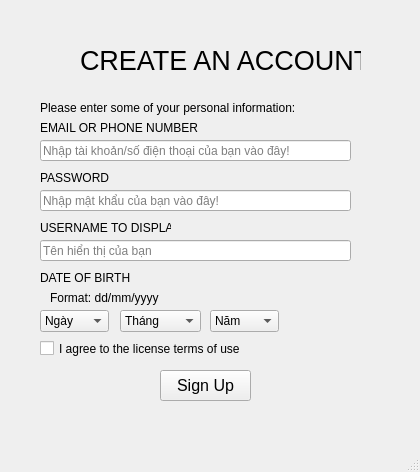
<?xml version="1.0" encoding="UTF-8"?>
<ui version="4.0">
 <class>MainWindow</class>
 <widget class="QMainWindow" name="MainWindow">
  <property name="geometry">
   <rect>
    <x>0</x>
    <y>0</y>
    <width>420</width>
    <height>472</height>
   </rect>
  </property>
  <property name="windowTitle">
   <string>MainWindow</string>
  </property>
  <widget class="QWidget" name="centralwidget">
   <widget class="QLabel" name="label">
    <property name="geometry">
     <rect>
      <x>80</x>
      <y>0</y>
      <width>281</width>
      <height>121</height>
     </rect>
    </property>
    <property name="font">
     <font>
      <pointsize>20</pointsize>
     </font>
    </property>
    <property name="text">
     <string>CREATE AN ACCOUNT</string>
    </property>
   </widget>
   <widget class="QLabel" name="label_2">
    <property name="geometry">
     <rect>
      <x>40</x>
      <y>120</y>
      <width>161</width>
      <height>16</height>
     </rect>
    </property>
    <property name="text">
     <string>EMAIL OR PHONE NUMBER</string>
    </property>
   </widget>
   <widget class="QLineEdit" name="lineEdit">
    <property name="geometry">
     <rect>
      <x>40</x>
      <y>140</y>
      <width>311</width>
      <height>21</height>
     </rect>
    </property>
    <property name="placeholderText">
     <string>Nhập tài khoản/số điện thoại của bạn vào đây!</string>
    </property>
   </widget>
   <widget class="QLabel" name="label_3">
    <property name="geometry">
     <rect>
      <x>40</x>
      <y>170</y>
      <width>71</width>
      <height>16</height>
     </rect>
    </property>
    <property name="text">
     <string>PASSWORD</string>
    </property>
   </widget>
   <widget class="QLineEdit" name="lineEdit_3">
    <property name="geometry">
     <rect>
      <x>40</x>
      <y>190</y>
      <width>311</width>
      <height>21</height>
     </rect>
    </property>
    <property name="echoMode">
     <enum>QLineEdit::PasswordEchoOnEdit</enum>
    </property>
    <property name="placeholderText">
     <string>Nhập mật khẩu của bạn vào đây!</string>
    </property>
   </widget>
   <widget class="QLabel" name="label_4">
    <property name="geometry">
     <rect>
      <x>40</x>
      <y>220</y>
      <width>131</width>
      <height>16</height>
     </rect>
    </property>
    <property name="text">
     <string>USERNAME TO DISPLAY</string>
    </property>
   </widget>
   <widget class="QLineEdit" name="lineEdit_2">
    <property name="geometry">
     <rect>
      <x>40</x>
      <y>240</y>
      <width>311</width>
      <height>21</height>
     </rect>
    </property>
    <property name="placeholderText">
     <string>Tên hiển thị của bạn</string>
    </property>
   </widget>
   <widget class="QLabel" name="label_5">
    <property name="geometry">
     <rect>
      <x>40</x>
      <y>270</y>
      <width>101</width>
      <height>16</height>
     </rect>
    </property>
    <property name="text">
     <string>DATE OF BIRTH</string>
    </property>
   </widget>
   <widget class="QComboBox" name="comboBox">
    <property name="geometry">
     <rect>
      <x>120</x>
      <y>310</y>
      <width>81</width>
      <height>22</height>
     </rect>
    </property>
    <item>
     <property name="text">
      <string>Tháng</string>
     </property>
    </item>
    <item>
     <property name="text">
      <string>Tháng 1</string>
     </property>
    </item>
    <item>
     <property name="text">
      <string>Tháng 2</string>
     </property>
    </item>
    <item>
     <property name="text">
      <string>Tháng 3</string>
     </property>
    </item>
    <item>
     <property name="text">
      <string>Tháng 4</string>
     </property>
    </item>
    <item>
     <property name="text">
      <string>Tháng 5</string>
     </property>
    </item>
    <item>
     <property name="text">
      <string>Tháng 6</string>
     </property>
    </item>
    <item>
     <property name="text">
      <string>Tháng 7</string>
     </property>
    </item>
    <item>
     <property name="text">
      <string>Tháng 8</string>
     </property>
    </item>
    <item>
     <property name="text">
      <string>Tháng 9</string>
     </property>
    </item>
    <item>
     <property name="text">
      <string>Tháng 10</string>
     </property>
    </item>
    <item>
     <property name="text">
      <string>Tháng 11</string>
     </property>
    </item>
    <item>
     <property name="text">
      <string>Tháng 12</string>
     </property>
    </item>
   </widget>
   <widget class="QComboBox" name="comboBox_2">
    <property name="geometry">
     <rect>
      <x>40</x>
      <y>310</y>
      <width>69</width>
      <height>22</height>
     </rect>
    </property>
    <item>
     <property name="text">
      <string>Ngày</string>
     </property>
    </item>
    <item>
     <property name="text">
      <string>1</string>
     </property>
    </item>
    <item>
     <property name="text">
      <string>2</string>
     </property>
    </item>
    <item>
     <property name="text">
      <string>3</string>
     </property>
    </item>
    <item>
     <property name="text">
      <string>4</string>
     </property>
    </item>
    <item>
     <property name="text">
      <string>5</string>
     </property>
    </item>
    <item>
     <property name="text">
      <string>6</string>
     </property>
    </item>
    <item>
     <property name="text">
      <string>7</string>
     </property>
    </item>
    <item>
     <property name="text">
      <string>8</string>
     </property>
    </item>
    <item>
     <property name="text">
      <string>9</string>
     </property>
    </item>
    <item>
     <property name="text">
      <string>10</string>
     </property>
    </item>
    <item>
     <property name="text">
      <string>11</string>
     </property>
    </item>
    <item>
     <property name="text">
      <string>12</string>
     </property>
    </item>
    <item>
     <property name="text">
      <string>13</string>
     </property>
    </item>
    <item>
     <property name="text">
      <string>14</string>
     </property>
    </item>
    <item>
     <property name="text">
      <string>15</string>
     </property>
    </item>
    <item>
     <property name="text">
      <string>16</string>
     </property>
    </item>
    <item>
     <property name="text">
      <string>17</string>
     </property>
    </item>
    <item>
     <property name="text">
      <string>18</string>
     </property>
    </item>
    <item>
     <property name="text">
      <string>19</string>
     </property>
    </item>
    <item>
     <property name="text">
      <string>20</string>
     </property>
    </item>
    <item>
     <property name="text">
      <string>21</string>
     </property>
    </item>
    <item>
     <property name="text">
      <string>22</string>
     </property>
    </item>
    <item>
     <property name="text">
      <string>23</string>
     </property>
    </item>
    <item>
     <property name="text">
      <string>24</string>
     </property>
    </item>
    <item>
     <property name="text">
      <string>25</string>
     </property>
    </item>
    <item>
     <property name="text">
      <string>26</string>
     </property>
    </item>
    <item>
     <property name="text">
      <string>27</string>
     </property>
    </item>
    <item>
     <property name="text">
      <string>28</string>
     </property>
    </item>
    <item>
     <property name="text">
      <string>29</string>
     </property>
    </item>
    <item>
     <property name="text">
      <string>30</string>
     </property>
    </item>
    <item>
     <property name="text">
      <string>31</string>
     </property>
    </item>
   </widget>
   <widget class="QComboBox" name="comboBox_3">
    <property name="geometry">
     <rect>
      <x>210</x>
      <y>310</y>
      <width>69</width>
      <height>22</height>
     </rect>
    </property>
    <item>
     <property name="text">
      <string>Năm</string>
     </property>
    </item>
    <item>
     <property name="text">
      <string>1995</string>
     </property>
    </item>
    <item>
     <property name="text">
      <string>1996</string>
     </property>
    </item>
    <item>
     <property name="text">
      <string>1997</string>
     </property>
    </item>
    <item>
     <property name="text">
      <string>1998</string>
     </property>
    </item>
    <item>
     <property name="text">
      <string>1999</string>
     </property>
    </item>
    <item>
     <property name="text">
      <string>2000</string>
     </property>
    </item>
    <item>
     <property name="text">
      <string>2001</string>
     </property>
    </item>
    <item>
     <property name="text">
      <string>2002</string>
     </property>
    </item>
    <item>
     <property name="text">
      <string>2003</string>
     </property>
    </item>
    <item>
     <property name="text">
      <string>2004</string>
     </property>
    </item>
    <item>
     <property name="text">
      <string>2005</string>
     </property>
    </item>
    <item>
     <property name="text">
      <string>2006</string>
     </property>
    </item>
    <item>
     <property name="text">
      <string>2007</string>
     </property>
    </item>
    <item>
     <property name="text">
      <string>2008</string>
     </property>
    </item>
    <item>
     <property name="text">
      <string>2009</string>
     </property>
    </item>
    <item>
     <property name="text">
      <string>2010</string>
     </property>
    </item>
    <item>
     <property name="text">
      <string>2011</string>
     </property>
    </item>
    <item>
     <property name="text">
      <string>2012</string>
     </property>
    </item>
    <item>
     <property name="text">
      <string>2013</string>
     </property>
    </item>
    <item>
     <property name="text">
      <string>2014</string>
     </property>
    </item>
   </widget>
   <widget class="QLabel" name="label_6">
    <property name="geometry">
     <rect>
      <x>50</x>
      <y>290</y>
      <width>121</width>
      <height>16</height>
     </rect>
    </property>
    <property name="text">
     <string>Format: dd/mm/yyyy</string>
    </property>
   </widget>
   <widget class="QCheckBox" name="checkBox">
    <property name="geometry">
     <rect>
      <x>40</x>
      <y>340</y>
      <width>251</width>
      <height>17</height>
     </rect>
    </property>
    <property name="font">
     <font>
      <pointsize>9</pointsize>
     </font>
    </property>
    <property name="text">
     <string>I agree to the license terms of use</string>
    </property>
   </widget>
   <widget class="QPushButton" name="pushButton">
    <property name="geometry">
     <rect>
      <x>160</x>
      <y>370</y>
      <width>91</width>
      <height>31</height>
     </rect>
    </property>
    <property name="font">
     <font>
      <pointsize>12</pointsize>
     </font>
    </property>
    <property name="text">
     <string>Sign Up</string>
    </property>
   </widget>
   <widget class="QLabel" name="label_7">
    <property name="geometry">
     <rect>
      <x>40</x>
      <y>100</y>
      <width>271</width>
      <height>16</height>
     </rect>
    </property>
    <property name="text">
     <string>Please enter some of your personal information:</string>
    </property>
   </widget>
  </widget>
  <widget class="QMenuBar" name="menubar">
   <property name="geometry">
    <rect>
     <x>0</x>
     <y>0</y>
     <width>420</width>
     <height>21</height>
    </rect>
   </property>
  </widget>
  <widget class="QStatusBar" name="statusbar"/>
 </widget>
 <resources/>
 <connections/>
</ui>
